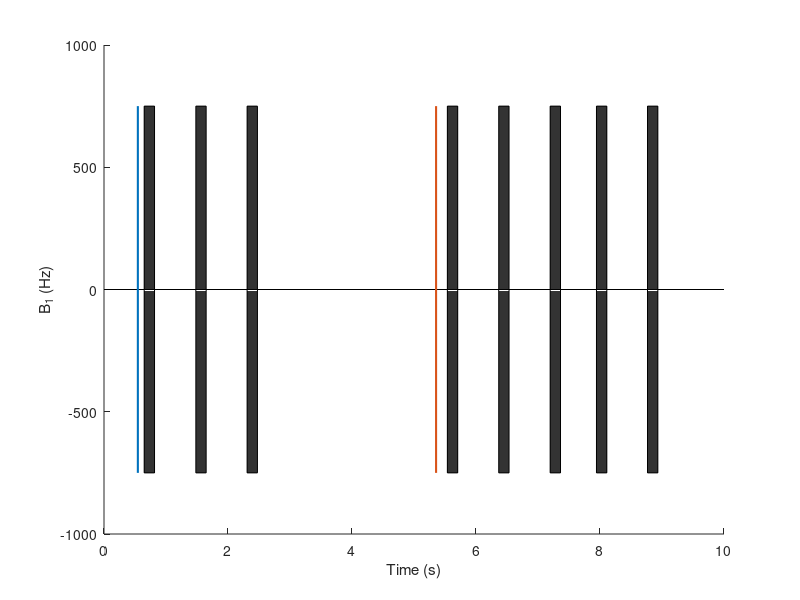

Here is the MATLAB script that generated this plot: (Note: this script raises an error after producing the figure.)
close all;
clear all;

% 1. To plot fat fraction vs estimated T1 
% 2. Save simulated results for estimated T1 mapping - ff_map_t1

addpath('../lib_EPGX/');
addpath('../EPGX-src/');
addpath('../BlochSimDemo/');
addpath('../M219/');

%% T1 mapping MOLLI
TI_array = [102, 182, 935, 1010, 1762, 1840, 2587, 3410];
figure();
b1 = 750;
TR = 2.65;
PhaseEnc = 58;
num_rampup = 5;

HR = 60*1000/(((TI_array(8) - TI_array(7)) + (TI_array(7) - TI_array(6)) + (TI_array(6) - TI_array(4)) + ...
    (TI_array(4) - TI_array(2)) + (TI_array(5) - TI_array(3)) + (TI_array(3) - TI_array(1))) / 6);
window = round(60*1000 / HR);
acq_win = TR*(PhaseEnc+num_rampup);
trigger = window-TI_array(1)-acq_win;
line([0,10],[0,0],'Color', 'black')
hold on;
plot([trigger trigger]/1000, [-b1 b1], 'LineWidth', 1.5)

% 3 bSSFP readout
rectangle('Position', [(window-acq_win)/1000 -b1 acq_win/1000 b1*2], 'FaceColor',[0.2 0.2 0.2])
rectangle('Position', [(trigger+TI_array(3))/1000 -b1 acq_win/1000 b1*2], 'FaceColor',[0.2 0.2 0.2])
rectangle('Position', [(trigger+TI_array(5))/1000 -b1 acq_win/1000 b1*2], 'FaceColor',[0.2 0.2 0.2])

% 3 recovery time
% 5 bSSFP readout
trigger2 = 7 * window - TI_array(2) - acq_win;
plot([trigger2 trigger2]/1000, [-b1 b1], 'LineWidth', 1.5)
rectangle('Position', [(7*window-acq_win)/1000 -b1 acq_win/1000 b1*2], 'FaceColor',[0.2 0.2 0.2])
rectangle('Position', [(trigger2+TI_array(4))/1000 -b1 acq_win/1000 b1*2], 'FaceColor',[0.2 0.2 0.2])
rectangle('Position', [(trigger2+TI_array(6))/1000 -b1 acq_win/1000 b1*2], 'FaceColor',[0.2 0.2 0.2])
rectangle('Position', [(trigger2+TI_array(7))/1000 -b1 acq_win/1000 b1*2], 'FaceColor',[0.2 0.2 0.2])
rectangle('Position', [(trigger2+TI_array(8))/1000 -b1 acq_win/1000 b1*2], 'FaceColor',[0.2 0.2 0.2])

xlabel('Time (s)')
ylabel('B_1 (Hz)')

half_readout = zeros(8, 1);
center_k = TR * (num_rampup + PhaseEnc/2) / 1000;
half_readout(1) = (window-acq_win)/1000 + center_k;
half_readout(2) = (trigger+TI_array(3))/1000 + center_k;
half_readout(3) = (trigger+TI_array(5))/1000 + center_k;
half_readout(4) = (7*window-acq_win)/1000 + center_k;
half_readout(5) = (trigger2+TI_array(4))/1000 + center_k;
half_readout(6) = (trigger2+TI_array(6))/1000 + center_k;
half_readout(7) = (trigger2+TI_array(7))/1000 + center_k;
half_readout(8) = (trigger2+TI_array(8))/1000 + center_k;
%% main body simulation
TI_array = [102, 935, 1762, 182, 1010, 1840, 2587, 3410];
num_rampup = 5;
% npulse = 58 + num_rampup; % Single-shot 
% A final half-alpha 'restore pulse' to return the magnetization into Mz
t_delay = TI_array(1); % TI = 650 ms
flip = 180; % prep flip angle = 180 degree
alpha = 35;
T1 = 1000;
T2 = 45;
T1_fat3t = 400;
T2_fat3t = 100;
T1_fat15t = 260;
T2_fat15t = 60;
df = 0; %Hz
df_fat3t = 420;
df_fat15t = 210;


prep = struct;
prep.flip = d2r(flip);
prep.t_delay = t_delay;
M0 = [0 0 1]';
TD = trigger; % ms

RAMP_DOWN = 1;
npulse = 58 + num_rampup + RAMP_DOWN;

%%% User inputs for adiabatic pulse:
adiabatic.mu = 5;   % Phase modulation parameter [dimensionless]
adiabatic.beta1 = 750;   % Frequency modulation parameter [rad/s]
adiabatic.pulseWidth = 10.24*2;   % RF pulse duration [ms] % According to siemens 3T
adiabatic.A0 = 0.12; 

[t_total, M_total_total, t_readout, Mxy_readout] = seq_T1MOLLI_noMT_bloch2(TI_array, TD, npulse, T1, T2, alpha, TR, prep, M0, trigger, trigger2, df, adiabatic, RAMP_DOWN);
[t_total, M_total_total_fat3t, t_readout, Mxy_readout_fat3t] = seq_T1MOLLI_noMT_bloch2(TI_array, TD, npulse, T1_fat3t, T2_fat3t, alpha, TR, prep, M0, trigger, trigger2, df_fat3t, adiabatic, RAMP_DOWN);
[t_total, M_total_total_fat15t, t_readout, Mxy_readout_fat15t] = seq_T1MOLLI_noMT_bloch2(TI_array, TD, npulse, T1_fat15t, T2_fat15t, alpha, TR, prep, M0, trigger, trigger2, df_fat15t, adiabatic, RAMP_DOWN);

%%
Mz_total_total = M_total_total(3, :);
Mz_total_total_fat3t = M_total_total_fat3t(3, :);
Mz_total_total_fat15t = M_total_total_fat15t(3, :);
% Plot for Fig. B
figure();
plot(t_total/1000, Mz_total_total, 'LineWidth', 2.5)
hold on;
%plot(t_total/1000, Mz_total_total_fat3t, '-.', 'LineWidth', 2.5)
plot(t_total/1000, Mz_total_total_fat15t, '-.', 'LineWidth', 2.5)

% legend({'Remote (no MT)'});
xlabel('Time (s)'); ylabel('M_z/M_0');
grid on;
xlim([0 10]);

TI_array_sorted = sort(TI_array) + TR * ((npulse-num_rampup-RAMP_DOWN) / 2 + num_rampup);
%TI_array_sorted/1000 + center_k
hold on;
plot([half_readout half_readout], [-1 1], 'Color', [0.9290, 0.6940, 0.1250], 'LineWidth', 1)
hold off;
set(gca,'fontsize', 18)

Mxy_readout_array = MOLLI_readout_reorder(Mxy_readout);
Mxy_readout_array_PhaseEnc = Mxy_PhaseEnc(Mxy_readout_array);

Mxy_readout_array_fat15t = MOLLI_readout_reorder(Mxy_readout_fat15t);
Mxy_readout_array_PhaseEnc_fat15t = Mxy_PhaseEnc(Mxy_readout_array_fat15t);

figure();
plot(TI_array_sorted/1000, Mxy_readout_array_PhaseEnc, 'o-', 'LineWidth', 1.5)
hold on;
plot(TI_array_sorted/1000, Mxy_readout_array_PhaseEnc_fat15t, '*-', 'LineWidth', 1.5)
legend({'Myocardium', 'Fat 1.5T'}, 'Location', 'SouthEast');
xlabel('TI (s)'); ylabel('Signal')
grid on;

%% Kellman figure 4 (computing)
FF = 0:0.01:1;
Mxy_readout_array_PhaseEnc = zeros(numel(FF), numel(Mxy_readout));
x=TI_array_sorted';
native_t1_noMT_array = zeros(1, numel(FF));

for i = 1:numel(FF)
    ff = FF(i);
    Mxy_readout_comp = (1-ff) * Mxy_readout + ff * Mxy_readout_fat3t;
    Mxy_readout_array = MOLLI_readout_reorder(Mxy_readout_comp);
    Mxy_readout_array_PhaseEnc(i, :) = Mxy_PhaseEnc(Mxy_readout_array);
    
    % Fitting intialization
    y=Mxy_readout_array_PhaseEnc(i, :).';
    g = fittype('a-b*exp(-c*x)');
    f0 = fit(x,y,g,'StartPoint',[.0;.0; 0.001]);
    
    coef = coeffvalues(f0);
    native_t1_noMT_array(i) = 1/coef(3) * (coef(2) / coef(1) - 1);
end

% Plot figure 4
figure();
subplot(1,2,1);
plot(FF*100, native_t1_noMT_array, '-', 'LineWidth', 2)
grid on;
xlabel('Fat Fraction (%)'); ylabel('Estiamted T1 (ms)');
title('FF vs Estimated T1');
set(gca,'fontsize', 18)
subplot(1,2,2);
plot(FF*100, native_t1_noMT_array, '-', 'LineWidth', 2)
ylim([0 2500])
grid on;
xlabel('Fat Fraction (%)'); ylabel('Estiamted T1 (ms)');
title('FF vs Estimated T1');
set(gca,'fontsize', 18)

%% Save simulated results
addpath('../function/')
ff_map_t1 = struct;
ff_map_t1.FF = FF;
ff_map_t1.native_t1_noMT_array = native_t1_noMT_array;

save_dir_L1 = GetFullPath(cat(2, pwd, '/../../T1_Fat_Project/'));
if ~exist(save_dir_L1, 'dir')
   mkdir(save_dir_L1); 
end

save_dir_L2 = GetFullPath(cat(2, save_dir_L1, 'simulation/'));
if ~exist(save_dir_L2, 'dir')
   mkdir(save_dir_L2); 
end
save(cat(2, save_dir_L2, 'kellman2015_fig4.mat'), 'ff_map_t1');